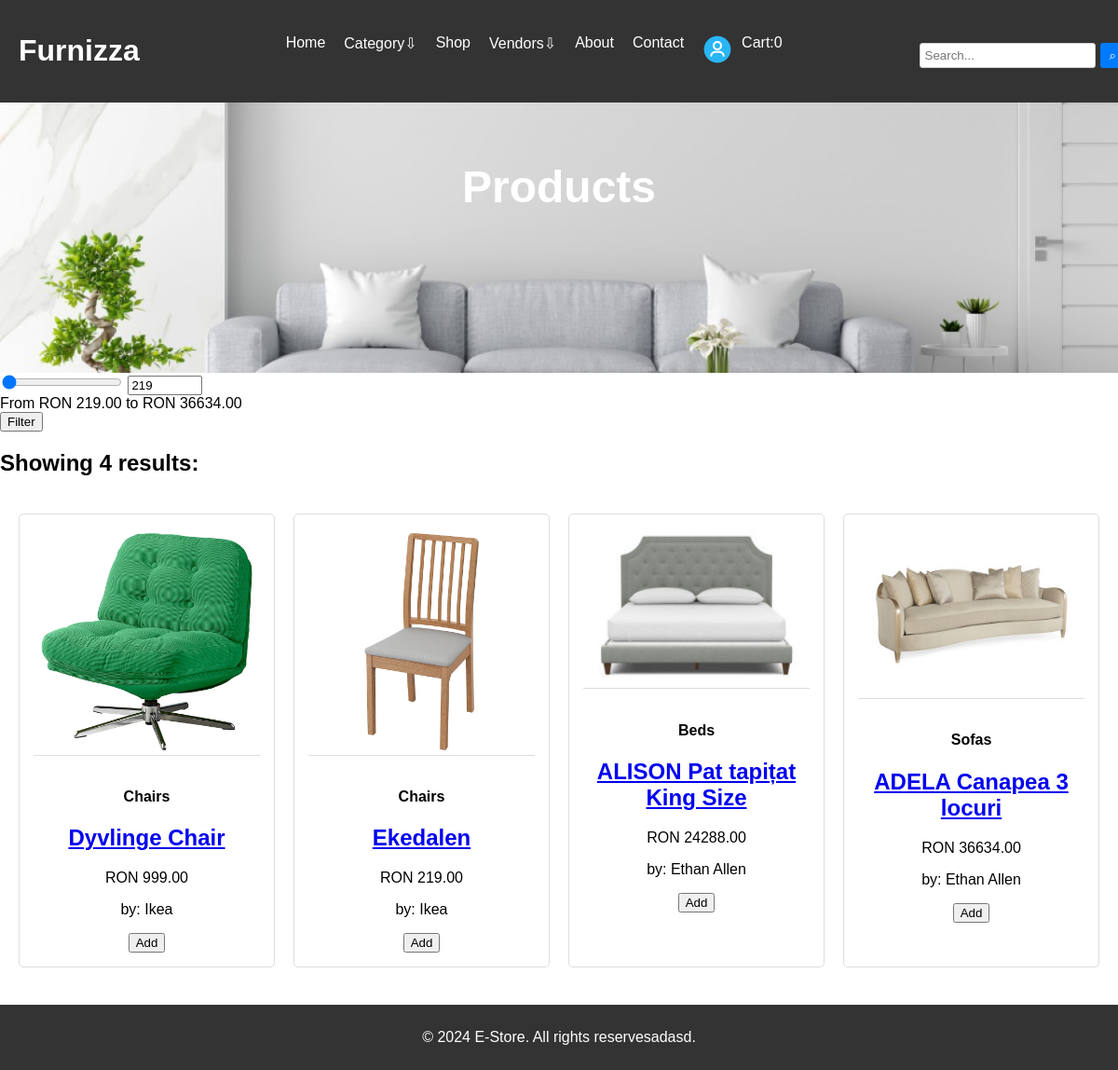
The app's page /products/, older data.
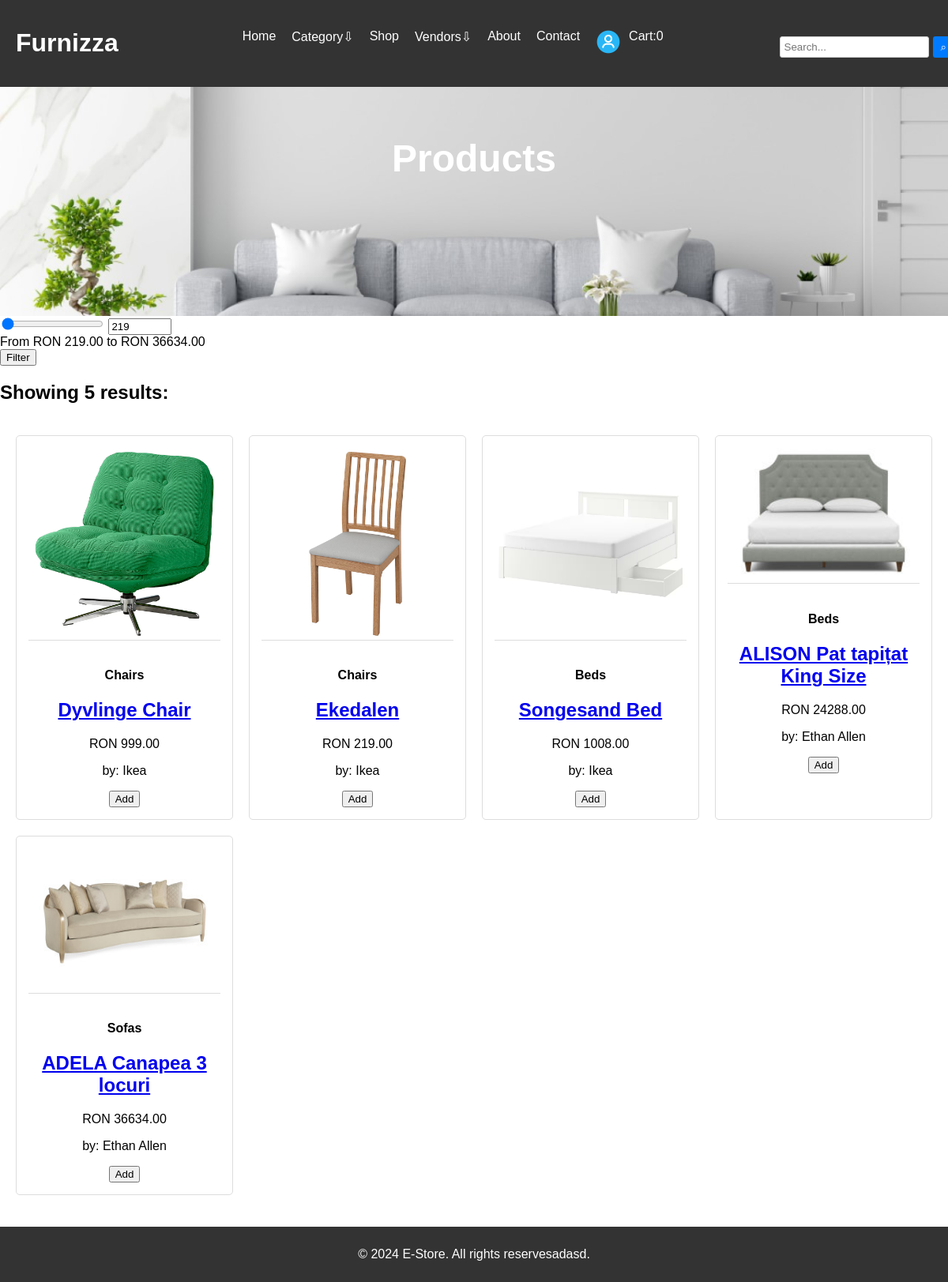
The same page, newer data.
### core/models.py (models this page shows, shortened)
class Product(models.Model):
    prodid = ShortUUIDField(unique=True, length = 10, max_length = 20, prefix= "prod", alphabet= "abcdefghijklmn123456789")
    user = models.ForeignKey(User, on_delete = models.SET_NULL,null=True)
    category = models.ForeignKey(Category, on_delete = models.SET_NULL,null=True, related_name="category")
    vendor = models.ForeignKey(Vendor, on_delete = models.SET_NULL,null=True, related_name="product")
    title = models.CharField(max_length=75, default="Furniture product")
    image = models.ImageField(upload_to="user_directory_path", default="product.jpg")
    description = models.TextField(null=True, blank=True, default="This is the product!")
    price = models.DecimalField(max_digits=9999999999999,decimal_places=2,default="20.99")
    old_price = models.DecimalField(max_digits=9999999999999,decimal_places=2,default="24.99")
    specifications = models.TextField(null=True, blank=True)
    product_status = models.CharField(choices= STATUS, max_length=10, default="in_review")
    status = models.BooleanField(default=True)
    in_stock = models.BooleanField(default=True)
    featured = models.BooleanField(default=False)
    sku = ShortUUIDField(unique=True, length = 4, max_length = 10, prefix= "sku", alphabet= "1234567890")
    date = models.DateTimeField(auto_now_add=True)
    updated = models.DateTimeField(null=True, blank=True)
    class Meta:
        verbose_name_plural = "Products"

class Category(models.Model):
    categoryid = ShortUUIDField(unique=True, length = 10, max_length = 20, prefix= "cat", alphabet= "abcdefghijklmn123456789")
    title = models.CharField(max_length=75, default="Furniture")
    image = models.ImageField(upload_to="category", default="furniture.jpg")
    class Meta:
        verbose_name_plural = "Categories"

class Vendor(models.Model):
    vendorid = ShortUUIDField(unique=True, length = 10, max_length = 20, prefix= "ven", alphabet= "abcdefghijklmn123456789")
    title = models.CharField(max_length=75, default= "Ikea")
    image = models.ImageField(upload_to="user_directory_path",default="vendor.jpg")
    description = models.TextField(null=True, blank=True, default="I am an amazing seller")
    address = models.CharField(max_length=100, default= "Dorobantilor 81, Cluj")
    contact = models.CharField(max_length=100, default= "+40 740 543 123")
    ChatRespTime =models.CharField(max_length=100, default= "100")
    shippingOnTime= models.CharField(max_length=100, default= "100")
    rating = models.CharField(max_length=100, default= "100")
    user = models.ForeignKey(User, on_delete = models.SET_NULL,null=True) # models.CASCADE
    date = models.DateTimeField(auto_now_add=True, null=True,blank=True)
    class Meta:
        verbose_name_plural = "Vendors"

### core/views.py (the view)
# urls.py: path("products/", product_list_view, name = "product-list"),
def product_list_view(request):
   products = Product.objects.filter(product_status = "published")
   context = {
      "products" : products
   }
   return render(request, "core/product-list.html", context)

### core/context_processor.py (called while the page is built)
def default(request):
    categories = Category.objects.all()
    vendors = Vendor.objects.all()
    address = None
    if request.user.is_authenticated:
        try:
            address = Address.objects.get(user=request.user)
        except Address.DoesNotExist:
            address = None
    min_max_price = Product.objects.aggregate(Min("price"), Max("price"))
    return {
        'categories' : categories,
        'vendors' : vendors,
        'address' : address,
        'min_max_price' : min_max_price,
    }

### templates/core/product-list.html (shortened to what this page needs)
{% load static %}
<!DOCTYPE html>
<html lang="en">
<head>
</head>
<body>
    {% include 'core/header.html' %}
    <section class="hero" style="background: url('{% static 'assets/imgs/background2.jpg' %}') no-repeat center center/cover;">
        <h1>Products</h1>
    </section>
     <input type = "range" name="range" value="{{min_max_price.price__min}}" id="range" min="{{min_max_price.price__min}}" max="{{min_max_price.price__max}}" oninput="max_price.value = this.value">
    <input type = "number" name="" value="{{min_max_price.price__min}}" id="max_price" min="{{min_max_price.price__min}}" max ="{{min_max_price.price__max}}" placeholder="Current price" onkeyup="range.value = this.value">
    <div>From RON {{min_max_price.price__min|floatformat:2}} to  RON {{min_max_price.price__max|floatformat:2}}</div>
    <button>Filter</button>
    <h2>Showing {{products.count}} results:</h2>
    <section class="product-container">
        {% for p in products %}
        <div class="product-card">
            <a href = "{% url 'core:product-detail' p.prodid %}">
            <img src="{{p.image.url}}" alt="">
            </a>
            <h4>{{p.category.title}}</h4>
            <a href = "{% url 'core:product-detail' p.prodid %}">
            <h2>{{p.title}}</h2>
            </a>
           <span>RON</span> <span class ="current-product-price-{{p.id}}">{{p.price}}</span>
            <p>by: {{p.vendor.title}}</p>
            <button class = "add add-to-cart-btn" data-index="{{ p.id }}" id = "add-to-cart-btn">Add</a>
        </div>
        {% endfor %}
    </section>
    <footer class="footer">
        <p>&copy; 2024 E-Store. All rights reservesadasd.</p>
    </footer>
</body>
</html>

Row changes from the older to the newer data that the page shows:
now on this page (row edited): Product: image (picture), category "Beds", title "Songesand Bed", price "1008.00", vendor "Ikea"
Text that changed along with them:
{{ products.count }}: "4" → "5"
